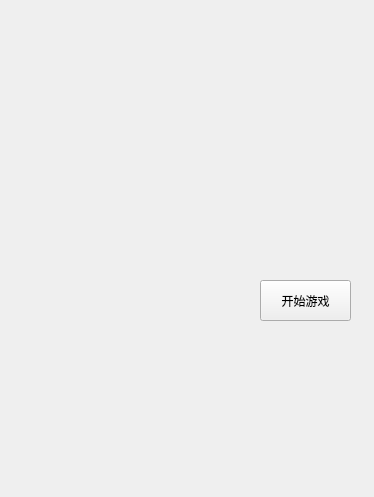
<?xml version="1.0" encoding="UTF-8"?>
<ui version="4.0">
 <class>Widget</class>
 <widget class="QWidget" name="Widget">
  <property name="geometry">
   <rect>
    <x>0</x>
    <y>0</y>
    <width>374</width>
    <height>497</height>
   </rect>
  </property>
  <property name="windowTitle">
   <string>六子棋</string>
  </property>
  <widget class="QLabel" name="label">
   <property name="geometry">
    <rect>
     <x>-60</x>
     <y>-140</y>
     <width>601</width>
     <height>651</height>
    </rect>
   </property>
   <property name="text">
    <string/>
   </property>
   <property name="pixmap">
    <pixmap>Image/untitled.png</pixmap>
   </property>
  </widget>
  <widget class="QPushButton" name="pushButton_mm">
   <property name="geometry">
    <rect>
     <x>260</x>
     <y>280</y>
     <width>91</width>
     <height>41</height>
    </rect>
   </property>
   <property name="text">
    <string>开始游戏</string>
   </property>
  </widget>
 </widget>
 <layoutdefault spacing="6" margin="11"/>
 <resources/>
 <connections/>
</ui>
